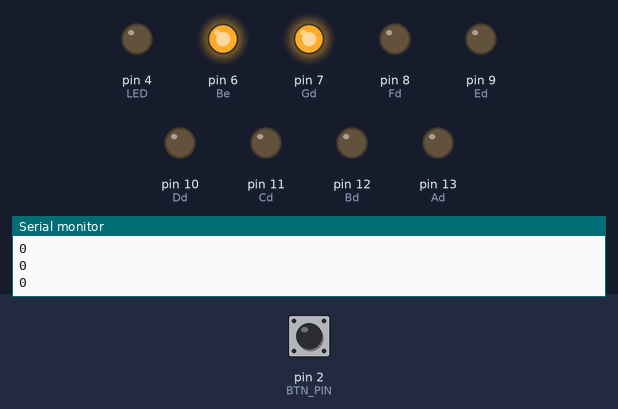
A sketch run on a simulated Arduino Uno, built with avr-gcc and run on an emulated ATmega328P. On the bench: output pins drawn as LEDs (lit = HIGH), the last lines printed to the serial monitor. Dashed ring = blinking. The test bench sets the inputs (shaded band); at power-on: pin 2 (BTN_PIN) HIGH. Pins used as bus, display or sensor lines are not drawn.

Above: at 2.8 s.
2.9 s: pin 2 (BTN_PIN) pulled LOW for 1.2 s
At 3.8 s:
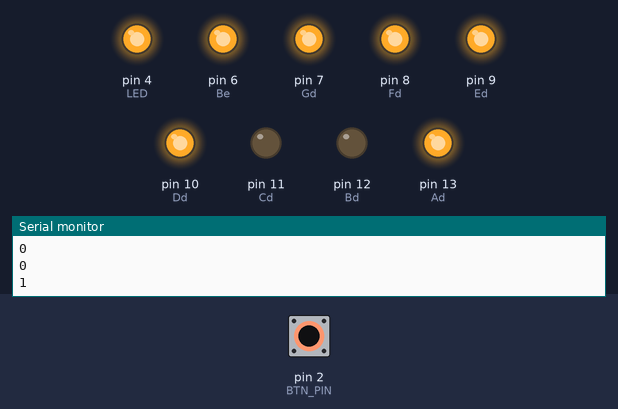
6.5 s: pin 2 (BTN_PIN) pulled LOW for 3.2 s
At 9.8 s:
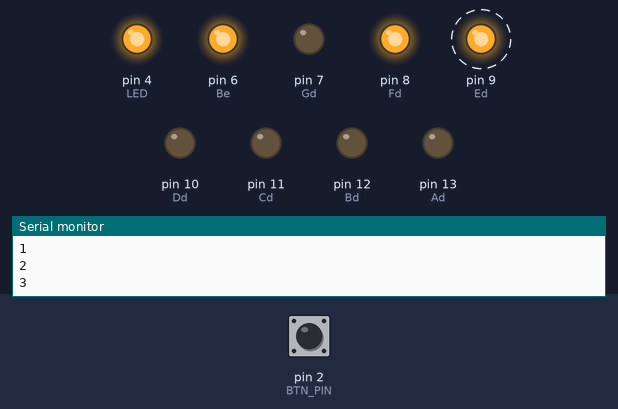
11.5 s: pin 2 (BTN_PIN) driven LOW
At 13.8 s:
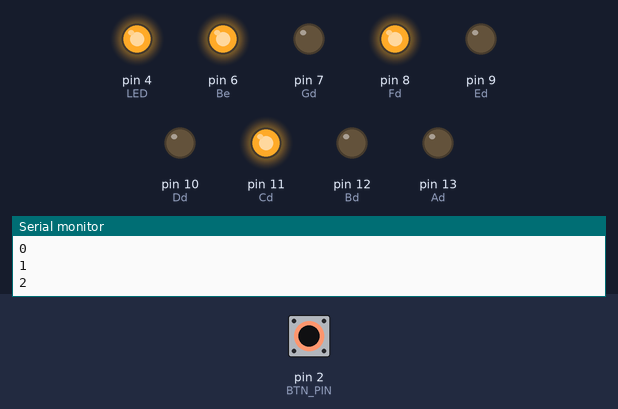
15.6 s: pin 2 (BTN_PIN) driven HIGH
At 16.3 s:
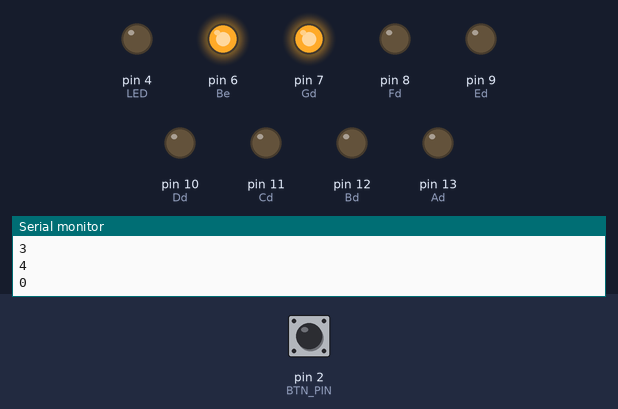
Timing chart, 0 to 18.5 s (numbered marks = the images above; inputs shaded):
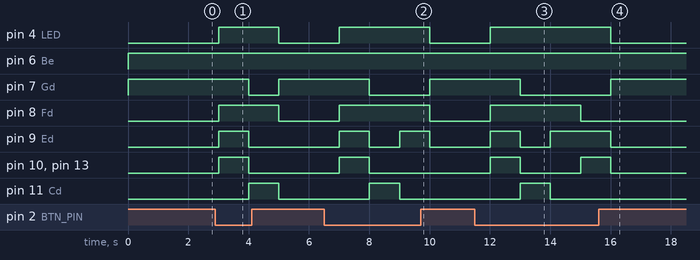

Measured:
- after the input at 2.9 s, pin 4 (LED), pin 8 (Fd): LOW → HIGH after 0.10 s, → LOW 2.0 s later; pin 7 (Gd): HIGH → LOW after 1.1 s, → HIGH 1.0 s later; pin 9 (Ed), pin 10 (Dd), pin 13 (Ad): LOW → HIGH after 0.10 s, → LOW 1.0 s later; pin 11 (Cd): LOW → HIGH after 1.1 s, → LOW 1.0 s later
- after the input at 6.5 s, pin 4 (LED), pin 8 (Fd): LOW → HIGH after 0.50 s, → LOW 3.0 s later; pin 7 (Gd): HIGH → LOW after 1.5 s, → HIGH 2.0 s later; pin 9 (Ed): alternates HIGH for 1.0 s and LOW for 1.0 s, starting after 0.50 s; pin 10 (Dd), pin 13 (Ad): LOW → HIGH after 0.50 s, → LOW 1.0 s later; pin 11 (Cd): LOW → HIGH after 1.5 s, → LOW 1.0 s later
- after the input at 11.5 s, pin 4 (LED): LOW → HIGH after 0.50 s; pin 7 (Gd): HIGH → LOW after 1.5 s; pin 8 (Fd): LOW → HIGH after 0.50 s, → LOW 3.0 s later; pin 9 (Ed): LOW → HIGH after 0.50 s, → LOW 1.0 s later, → HIGH 1.0 s later; pin 10 (Dd), pin 13 (Ad): LOW → HIGH after 0.50 s, → LOW 1.0 s later, → HIGH 2.0 s later
- after the input at 15.6 s, pin 4 (LED): HIGH → LOW after 0.40 s; pin 7 (Gd): LOW → HIGH after 0.40 s instead of 2.4 s; pin 8 (Fd): stays LOW (without the input it goes to HIGH after 2.4 s); pin 10 (Dd): goes on until 16.0 s, then stays LOW; pin 12 (Bd): stays LOW (without the input it goes to HIGH after 0.40 s)

The sketch:

contador_V_2.ino
```cpp
#define BTN_PIN 2
#define LED 4

#define Ad 13
#define Bd 12
#define Cd 11
#define Dd 10
#define Ed 9
#define Fd 8
#define Gd 7
#define Be 6
#define Ce 5

#define ON 0
#define OFF 1

int estado_btn = 0;
int Memoria = 0;
void setup() {
  pinMode(Ad, OUTPUT);
  pinMode(Bd, OUTPUT);
  pinMode(Cd, OUTPUT);
  pinMode(Dd, OUTPUT);
  pinMode(Ed, OUTPUT);
  pinMode(Fd, OUTPUT);
  pinMode(Gd, OUTPUT);
  pinMode(Be, OUTPUT);
  pinMode(Ce, OUTPUT);
  pinMode(BTN_PIN, INPUT_PULLUP);
  pinMode(LED, OUTPUT);
  Serial.begin(9600);
  Memoria = 0;
}
void loop() {
  int leitura_btn = digitalRead(BTN_PIN);
  if (leitura_btn == 0) {
    Memoria++;
    Serial.println (Memoria);
    digitalWrite(LED, 1);
    switch (Memoria) {
      case 0: {
          digitalWrite(Ad, ON);
          digitalWrite(Bd, ON);
          digitalWrite(Cd, ON);
          digitalWrite(Dd, ON);
          digitalWrite(Ed, ON);
          digitalWrite(Fd, ON);
          digitalWrite(Gd, OFF);

          digitalWrite(Be, OFF);
          digitalWrite(Ce, OFF);
          break;
        }
      case 1: {
          digitalWrite(Ad, OFF);
          digitalWrite(Bd, ON);
          digitalWrite(Cd, ON);
          digitalWrite(Dd, OFF);
          digitalWrite(Ed, OFF);
          digitalWrite(Fd, OFF);
          digitalWrite(Gd, OFF);

          digitalWrite(Be, OFF);
          digitalWrite(Ce, OFF); break;
        }
      case 2: {
          digitalWrite(Ad, ON);
          digitalWrite(Bd, ON);
          digitalWrite(Cd, OFF);
          digitalWrite(Dd, ON);
          digitalWrite(Ed, ON);
          digitalWrite(Fd, OFF);
          digitalWrite(Gd, ON);

          digitalWrite(Be, OFF);
          digitalWrite(Ce, OFF); break;
        }
      case 3: {
          digitalWrite(Ad, ON);
          digitalWrite(Bd, ON);
          digitalWrite(Cd, ON);
          digitalWrite(Dd, ON);
          digitalWrite(Ed, OFF);
          digitalWrite(Fd, OFF);
          digitalWrite(Gd, ON);

          digitalWrite(Be, OFF);
          digitalWrite(Ce, OFF); break;
        }
      case 4: {
          digitalWrite(Ad, OFF);
          digitalWrite(Bd, ON);
          digitalWrite(Cd, ON);
          digitalWrite(Dd, OFF);
          digitalWrite(Ed, OFF);
          digitalWrite(Fd, ON);
          digitalWrite(Gd, ON);

          digitalWrite(Be, OFF);
          digitalWrite(Ce, OFF);
          break;
        }
      case 5: {
          digitalWrite(Ad, ON);
          digitalWrite(Bd, OFF);
          digitalWrite(Cd, ON);
          digitalWrite(Dd, ON);
          digitalWrite(Ed, OFF);
          digitalWrite(Fd, ON);
          digitalWrite(Gd, ON);

          digitalWrite(Be, OFF);
          digitalWrite(Ce, OFF);
          break;
        }
      case 6: {
          digitalWrite(Ad, ON);
          digitalWrite(Bd, OFF);
          digitalWrite(Cd, ON);
          digitalWrite(Dd, ON);
          digitalWrite(Ed, ON);
          digitalWrite(Fd, ON);
          digitalWrite(Gd, ON);

          digitalWrite(Be, OFF);
          digitalWrite(Ce, OFF);
          break;
        }
      case 7: {
          digitalWrite(Ad, ON);
          digitalWrite(Bd, ON);
          digitalWrite(Cd, ON);
          digitalWrite(Dd, OFF);
          digitalWrite(Ed, OFF);
          digitalWrite(Fd, OFF);
          digitalWrite(Gd, OFF);

          digitalWrite(Be, OFF);
          digitalWrite(Ce, OFF);
          break;
        }
      case 8: {
          digitalWrite(Ad, ON);
          digitalWrite(Bd, ON);
          digitalWrite(Cd, ON);
          digitalWrite(Dd, ON);
          digitalWrite(Ed, ON);
          digitalWrite(Fd, ON);
          digitalWrite(Gd, ON);

          digitalWrite(Be, OFF);
          digitalWrite(Ce, OFF);
          break;
        }
      case 9: {
          digitalWrite(Ad, ON);
          digitalWrite(Bd, ON);
          digitalWrite(Cd, ON);
          digitalWrite(Dd, ON);
          digitalWrite(Ed, OFF);
          digitalWrite(Fd, ON);
          digitalWrite(Gd, ON);

          digitalWrite(Be, OFF);
          digitalWrite(Ce, OFF);
          break;
        }
      case 10: {
          digitalWrite(Ad, ON);
          digitalWrite(Bd, ON);
          digitalWrite(Cd, ON);
          digitalWrite(Dd, ON);
          digitalWrite(Ed, ON);
          digitalWrite(Fd, ON);
          digitalWrite(Gd, OFF);

          digitalWrite(Be, ON);
          digitalWrite(Ce, ON);
          break;
        }
      default: {
          break;
        }

    }
    delay(1000);
  } else {
    Memoria = 0;

    digitalWrite(LED, 0);

    digitalWrite(Ad, ON);
    digitalWrite(Bd, ON);
    digitalWrite(Cd, ON);
    digitalWrite(Dd, ON);
    digitalWrite(Ed, ON);
    digitalWrite(Fd, ON);
    digitalWrite(Gd, OFF);

    digitalWrite(Be, OFF);
    digitalWrite(Ce, OFF);
    Serial.println (Memoria);
    delay(1000);
  }
  if (Memoria >= 10) {
    Memoria = 0;
    digitalWrite(LED, 0);
    digitalWrite(Ad, ON);
    digitalWrite(Bd, ON);
    digitalWrite(Cd, ON);
    digitalWrite(Dd, ON);
    digitalWrite(Ed, ON);
    digitalWrite(Fd, ON);
    digitalWrite(Gd, OFF);

    digitalWrite(Be, OFF);
    digitalWrite(Ce, OFF);
    Serial.println (Memoria);
    delay(1000);
  }

}
```
